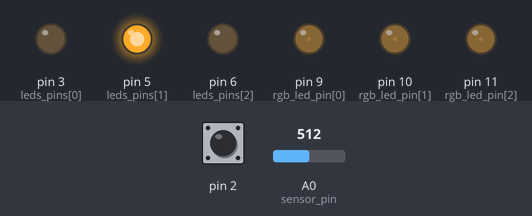
A sketch run on a simulated Arduino Uno, built with avr-gcc and run on an emulated ATmega328P. Parts: output pins drawn as LEDs (lit = HIGH). The test bench sets the inputs (shaded band); at power-on: A0 (sensor_pin) = 512, pin 2 HIGH.

Above: at 1.2 s.
1.3 s: A0 (sensor_pin) set to 585
2.8 s: A0 (sensor_pin) set to 613
At 3.5 s:
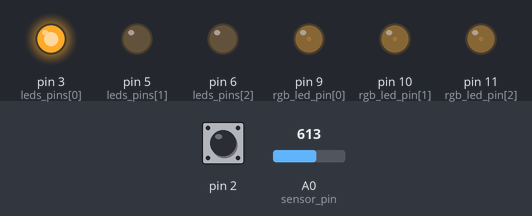
4.3 s: pin 2 pulled LOW for 0.15 s
At 4.54 s:
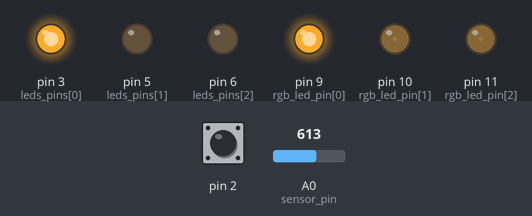
6.1 s: A0 (sensor_pin) set to 340
At 7.3 s:
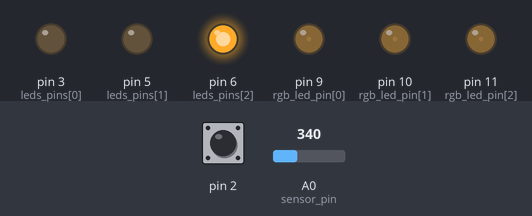
7.6 s: pin 2 pulled LOW for 1 s
At 8.5 s:
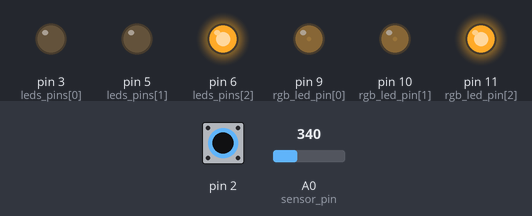
10.2 s: pin 2 pulled LOW for 3.2 s
At 14.0 s:
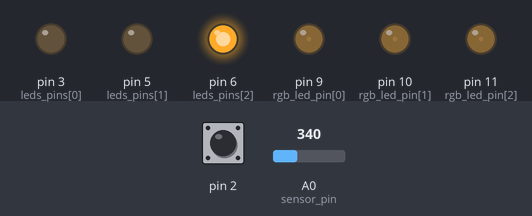
Timing chart, 0 to 15.5 s (numbered marks = the images above; inputs shaded):
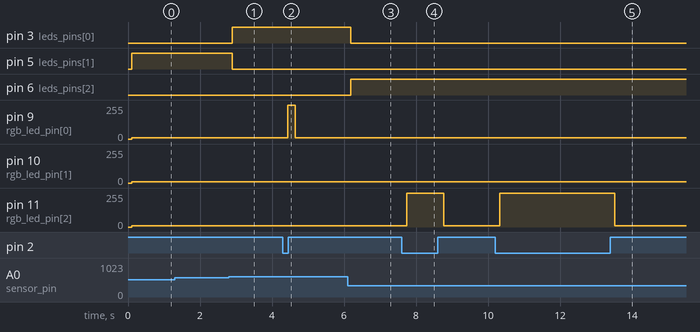

The sketch:

A4_Libraries.ino
```cpp
/* A4: Libraries
 *  Jocelyn Chen
 *  Monday 2.14.2022
 *
 *  This program is a color selector circuit which input is taken using a photoresistor to
 *  choose a LED color to fade a RGB LED to the chosen color using a capacitive sensor.
 *
*/

// include library for capacitive sensor
#include <CapacitiveSensor.h>

// capacitive sensor with 1 megaohm resistor between pins 4 & 2, pin 2 is sensor pin, add wire
CapacitiveSensor   cs_4_2 = CapacitiveSensor(4,2);

/// SET PINS FOR LEDs and PHOTORESISTOR ///

// pins for red, green, and blue LEDs (red = pin3, green = pin5, blue = pin6)
const int leds_pins[] = {3, 5, 6};

// pins for the RGB LED ( red = pin9, green = pin10, blue = pin11)
const int rgb_led_pin[] = {9, 10, 11};

// number of total LEDs that a user can choose a color from (red, green, or blue)
const int num_leds = 3;

// pin used for photoresistor sensor (will be used for choosing a LED color: red, green or blue)
const int sensor_pin = A0;

// the number LED chosen (corresponding to LED number in leds_pins[] and rgb_led_pin[] arrays)
int led = 0;

/// SETUP FUNCTION ///
// the setup function runs once when you press reset or power the board
void setup() {
  // initialize serial communication at 9600 bits per second:
  Serial.begin(9600);

  // initialize pins for the red, green, blue, and RGB LEDs as outputs
  for (int i = 0; i < num_leds; i++) {
    // pins for red, green, and blue LEDs
    pinMode(leds_pins[i], OUTPUT);
    // pins for RGB LED
    pinMode(rgb_led_pin[i], OUTPUT);
  }
}

/// CHOOSE COLOR FUNCTION ///
// function to choose LED color (red, green, or blue) based on the analog in value from the photoresistor
//    Parameter:
//      - int sensor_in: the analog in value read in from the photoresistor
int choose_color(int sensor_in) {
  // change the LED color based on the analog in value
    // if analog in value >= 600 -> red LED on
    // if analog in value < 600 and >= 350 -> green LED on
    // if analog in value < 350 -> blue LED on
  if (sensor_in >= 600) {
    // turn red LED on (set pin to 255) and green and blue LEDs off (set pins to 0)
    analogWrite(leds_pins[0], 255);
    analogWrite(leds_pins[1], 0);
    analogWrite(leds_pins[2], 0);
    // set LED number to 0
    led = 0;
  } else if (sensor_in < 600 & sensor_in >= 350) {
    // turn green LED on (set pin to 255) and red and blue LEDs off (set pins to 0)
    analogWrite(leds_pins[0], 0);
    analogWrite(leds_pins[1], 255);
    analogWrite(leds_pins[2], 0);
    // set LED number to 1
    led = 1;
  } else { // sensor_in < 300
    // turn blue LED on (set pin to 255) and red and green LEDs off (set pins to 0)
    analogWrite(leds_pins[0], 0);
    analogWrite(leds_pins[1], 0);
    analogWrite(leds_pins[2], 255);
    // set LED number to 2
    led = 2;
  }
  // return the LED number
  return led;
}

/// FADE RGB FUNCTION ///
// function to fade the RGB LED to the chosen LED color based on the capacitive sensor value
//    Parameters:
//      - int rgb_in: the capacitance value from the capacitive sensor
//      - int led_num: the chosen LED color
//      - int rgb_out: the constrained value
void fade_rgb(int rgb_in, int led_num, int rgb_out) {
  // set color of the RGB LED based on the capacitive sensor reading
  //     if the capacitive sensor reading is &#60; 100, set the starting color and brightness of the RGB LED
  //     if the capacitive sensor reading is >= 100, set the RGB LED to the given color and calibrated brightness
  if (rgb_in < 100) {
    // set the starting color of the RGB LED, with red, green, and blue each at 10
    for (int i = 0; i < num_leds; i++) {
      analogWrite(rgb_led_pin[i], 10);
    }
  } else { // rgb_in > 100
    // set the given color of the RGB LED to the given output value
    analogWrite(rgb_led_pin[led_num], rgb_out);
  }
}


/// LOOP FUNCTION ///

// the loop function runs over and over again forever
void loop() {
  // set sensor resolution to 30
  long total1 =  cs_4_2.capacitiveSensor(30);

  // wait 100 millisec (delay) to limit data to serial port
  delay(100);

  // read the analog in value of the photoresistor:
  int sensor_value = analogRead(sensor_pin);

  // map the capacitive sensor reading to the range of the analog out to calibrate
      // read in a range 0 - 800 from the capacitive sensor
      // write out a range 0 - 255 (for the LED)
  int cs_value = map(total1, 0, 800, 0, 255);

  // constrain the output to be only from 0 to 255
  int cs_constrained = constrain(cs_value, 0, 255);

  // choose an LED color (red, green, or blue) based on the analog in reading from the photoresistor
  int chosen_led = choose_color(sensor_value);

  // fade the RGB LED to the given color (using the chosen_led variable) and brightness
  // (using the capacitive sensor reading and its mapped constrained analog out value)
  fade_rgb(cs_value, chosen_led, cs_constrained);
}
```

Measured:
- the behaviour switches between 599 and 600 on A0 (sensor_pin) (found by bisection; images 0 and 1)
- after the input at 1.3 s, every drawn part: stays the same
- after the input at 2.8 s, pin 3 (leds_pins[0]): LOW → HIGH after 0.09 s; pin 5 (leds_pins[1]): HIGH → LOW after 0.09 s
- after the input at 4.3 s, pin 9 (rgb_led_pin[0]): 10/255 → 255/255 after 0.14 s, → 10/255 0.21 s later
- after the input at 6.1 s, pin 3 (leds_pins[0]): HIGH → LOW after 0.09 s; pin 6 (leds_pins[2]): LOW → HIGH after 0.09 s
- after the input at 7.6 s, pin 11 (rgb_led_pin[2]): 10/255 → 255/255 after 0.14 s, → 10/255 1.0 s later
- after the input at 10.2 s, pin 11 (rgb_led_pin[2]): 10/255 → 255/255 after 0.12 s, → 10/255 3.2 s later
